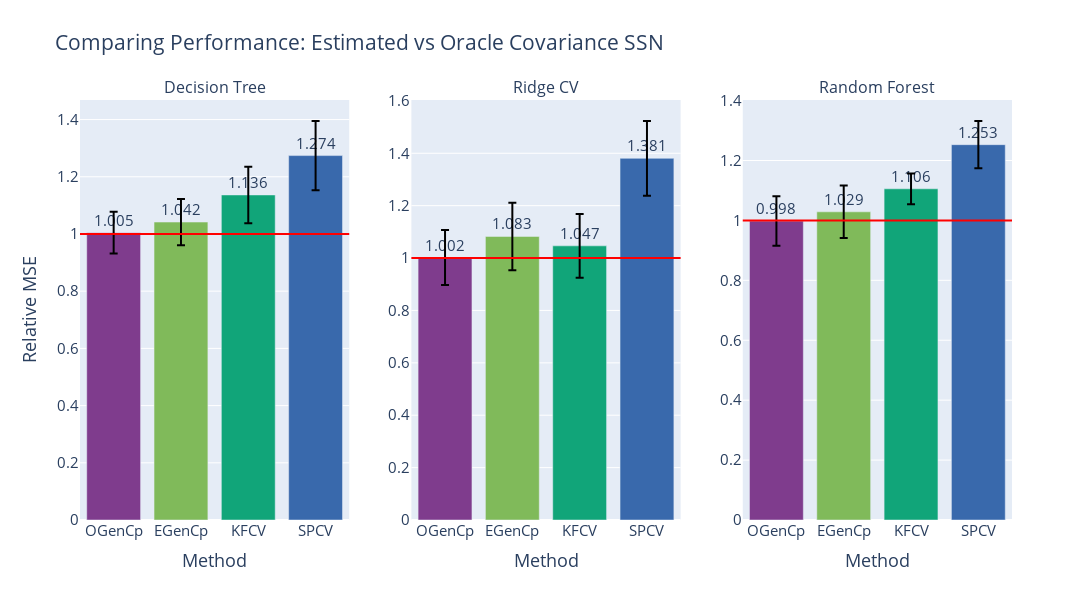

Notebook source saved alongside this figure:
### Code cell
fig = gen_model_barplots(
    comb_errs_corr, 
    model_names, 
    est_names, 
    title="Comparing Performance: Estimated vs Oracle Covariance SSN",
    err_bars=True,
    color_discrete_sequence=[px.colors.qualitative.Bold[i] for i in [0,5,1,2]],
    fig_name="est_cov_corr",
)
fig.show()

### Figure 1 — Plotly figure (JSON) as saved in the notebook; plotly's stock layout.template omitted (floating-point values rounded to 4 significant figures)
{"data": [{"error_y": {"array": [0.07317, 0.08095, 0.09875, 0.1209], "color": "black", "type": "data"}, "marker": {"color": ["rgb(127, 60, 141)", "rgb(128, 186, 90)", "rgb(17, 165, 121)", "rgb(57, 105, 172)"]}, "text": [1.005, 1.042, 1.136, 1.274], "textposition": "outside", "type": "bar", "x": ["OGenCp", "EGenCp", "KFCV", "SPCV"], "xaxis": "x", "y": [1.005, 1.042, 1.136, 1.274], "yaxis": "y"}, {"error_y": {"array": [0.1053, 0.1288, 0.1215, 0.1425], "color": "black", "type": "data"}, "marker": {"color": ["rgb(127, 60, 141)", "rgb(128, 186, 90)", "rgb(17, 165, 121)", "rgb(57, 105, 172)"]}, "text": [1.002, 1.083, 1.047, 1.381], "textposition": "outside", "type": "bar", "x": ["OGenCp", "EGenCp", "KFCV", "SPCV"], "xaxis": "x2", "y": [1.002, 1.083, 1.047, 1.381], "yaxis": "y2"}, {"error_y": {"array": [0.08265, 0.08778, 0.05125, 0.07898], "color": "black", "type": "data"}, "marker": {"color": ["rgb(127, 60, 141)", "rgb(128, 186, 90)", "rgb(17, 165, 121)", "rgb(57, 105, 172)"]}, "text": [0.998, 1.029, 1.106, 1.253], "textposition": "outside", "type": "bar", "x": ["OGenCp", "EGenCp", "KFCV", "SPCV"], "xaxis": "x3", "y": [0.9978, 1.029, 1.106, 1.253], "yaxis": "y3"}], "layout": {"annotations": [{"font": {"size": 16}, "showarrow": false, "text": "Decision Tree", "x": 0.1444, "xanchor": "center", "xref": "paper", "y": 1, "yanchor": "bottom", "yref": "paper"}, {"font": {"size": 16}, "showarrow": false, "text": "Ridge CV", "x": 0.5, "xanchor": "center", "xref": "paper", "y": 1, "yanchor": "bottom", "yref": "paper"}, {"font": {"size": 16}, "showarrow": false, "text": "Random Forest", "x": 0.8556, "xanchor": "center", "xref": "paper", "y": 1, "yanchor": "bottom", "yref": "paper"}], "font": {"size": 15}, "height": 600, "shapes": [{"line": {"color": "red"}, "type": "line", "x0": 0, "x1": 1, "xref": "x domain", "y0": 1, "y1": 1, "yref": "y"}, {"line": {"color": "red"}, "type": "line", "x0": 0, "x1": 1, "xref": "x2 domain", "y0": 1, "y1": 1, "yref": "y2"}, {"line": {"color": "red"}, "type": "line", "x0": 0, "x1": 1, "xref": "x3 domain", "y0": 1, "y1": 1, "yref": "y3"}], "showlegend": false, "title": {"text": "Comparing Performance: Estimated vs Oracle Covariance SSN"}, "width": 1350, "xaxis": {"anchor": "y", "domain": [0, 0.2889], "title": {"text": "Method"}}, "xaxis2": {"anchor": "y2", "domain": [0.3556, 0.6444], "title": {"text": "Method"}}, "xaxis3": {"anchor": "y3", "domain": [0.7111, 1], "title": {"text": "Method"}}, "yaxis": {"anchor": "x", "domain": [0, 1], "title": {"text": "Relative MSE"}}, "yaxis2": {"anchor": "x2", "domain": [0, 1]}, "yaxis3": {"anchor": "x3", "domain": [0, 1]}}}
